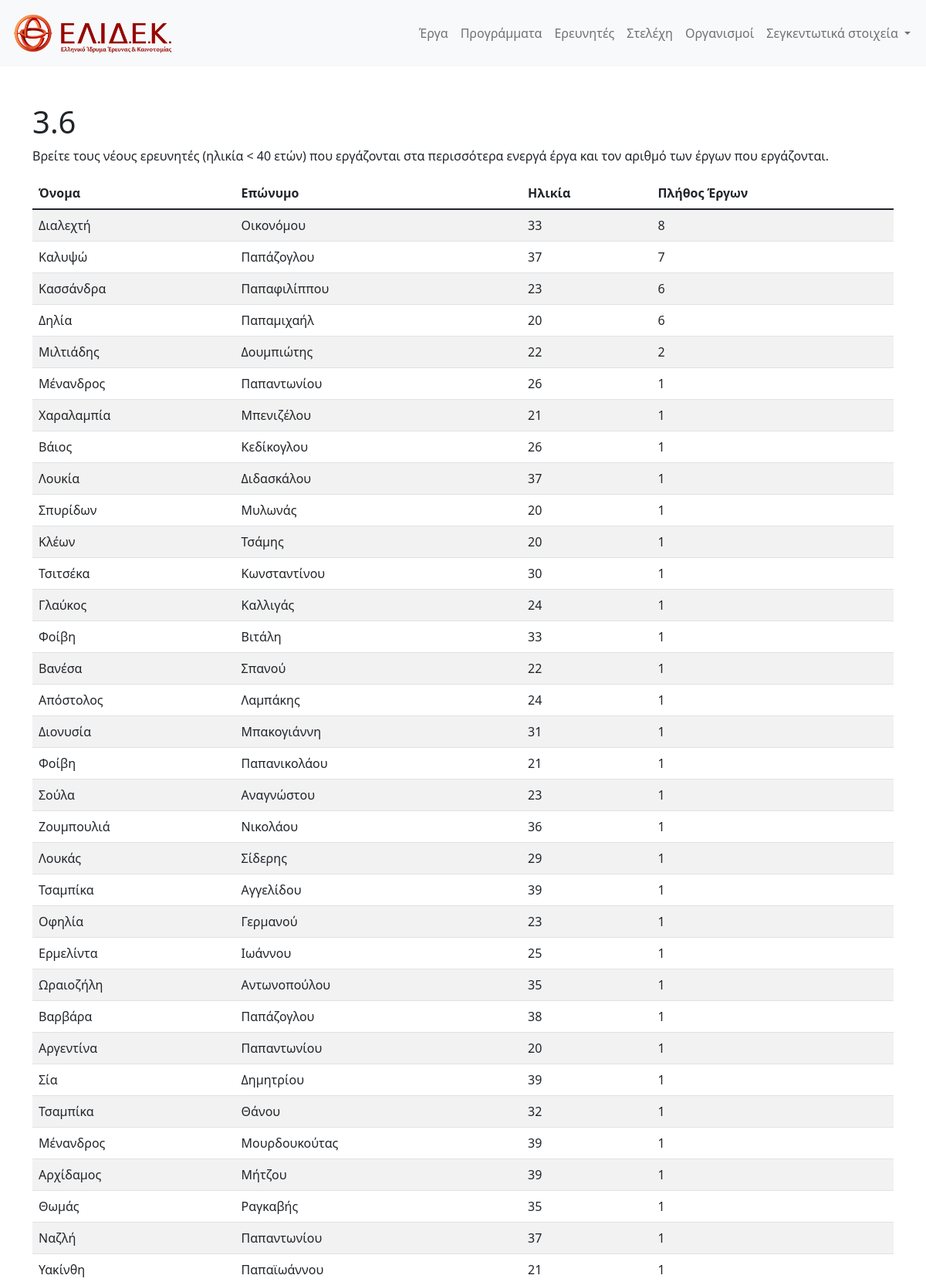
/ui/3.6.php (upper part), run on the app's committed database.
### tables this page shows
CREATE TABLE researcher ( 
	researcher_id INT UNSIGNED NOT NULL AUTO_INCREMENT,
	first_name VARCHAR(45) NOT NULL,
	last_name VARCHAR(45) NOT NULL,
	gender ENUM('male', 'female') ,
	birth_date DATE,	
    abbreviation VARCHAR(15) NOT NULL,   
    since_date DATE,
    CONSTRAINT fk_worksfor_organization FOREIGN KEY (abbreviation)
		REFERENCES organization (abbreviation) ON DELETE CASCADE ON UPDATE CASCADE,
	PRIMARY KEY (researcher_id)
);

### ui/3.6.php (the view, shortened to what this page needs)
<?php
require_once('config.php');
$conf = new Config;
$mysqli = $conf->mysqli;
$query = " SELECT r.researcher_id, r.first_name, r.last_name, COUNT(*) as count , DATE_FORMAT(FROM_DAYS(DATEDIFF(now(), r.birth_date)), '%Y')+0  AS age
            FROM researcher r
            INNER JOIN WorksOn w ON w.researcher_id = r.researcher_id
            INNER JOIN project p ON p.project_id = w.project_id WHERE p.end_date > curdate()
            GROUP BY r.researcher_id
            HAVING age < 40
            ORDER BY COUNT(*) DESC; ";
$result = $mysqli->query($query);
$data = [];
if ($result->num_rows > 0) {
  while($row = $result->fetch_assoc()) {
    $key = $row['researcher_id'];
    unset($row['researcher_id']);
    $data[$key] = $row;
  }
}
?>
    <div class="container mt-5">
        <h1>3.6</h1>
        <p> Βρείτε τους νέους ερευνητές (ηλικία < 40 ετών) που εργάζονται στα περισσότερα ενεργά έργα
        και τον αριθμό των έργων που εργάζονται.
        </p>
    </div>
    <div class="container">
        <table class='table table-striped'>
            <thead>
            <tr>
                <th>Όνομα</th>
                <th>Επώνυμο</th>
                <th>Ηλικία</th>
                <th>Πλήθος Έργων</th>
            </tr>
            </thead>    <?php
            foreach ($data as $key => $row) {
                    listItem($key, $row);
            }   ?>
        </table>
    </div>    <?php
function listItem($key, $row) {
    global $icon; ?>
    <tr>
        <td><?php echo $row['first_name']; ?></td>
        <td><?php echo $row['last_name']; ?></td>
        <td><?php echo $row['age']; ?></td>
        <td><?php echo $row['count']; ?></td>
    </tr>  <?php
}

### data on the page
researcher: first_name "Διαλεχτή", last_name "Οικονόμου", age "33", count "8"
researcher: first_name "Καλυψώ", last_name "Παπάζογλου", age "37", count "7"
researcher: first_name "Κασσάνδρα", last_name "Παπαφιλίππου", age "23", count "6"
researcher: first_name "Δηλία", last_name "Παπαμιχαήλ", age "20", count "6"
researcher: first_name "Μιλτιάδης", last_name "Δουμπιώτης", age "22", count "2"
researcher: first_name "Μένανδρος", last_name "Παπαντωνίου", age "26", count "1"
researcher: first_name "Χαραλαμπία", last_name "Μπενιζέλου", age "21", count "1"
researcher: first_name "Βάιος", last_name "Κεδίκογλου", age "26", count "1"
researcher: first_name "Λουκία", last_name "Διδασκάλου", age "37", count "1"
researcher: first_name "Σπυρίδων", last_name "Μυλωνάς", age "20", count "1"
researcher: first_name "Κλέων", last_name "Τσάμης", age "20", count "1"
researcher: first_name "Τσιτσέκα", last_name "Κωνσταντίνου", age "30", count "1"
researcher: first_name "Γλαύκος", last_name "Καλλιγάς", age "24", count "1"
researcher: first_name "Φοίβη", last_name "Βιτάλη", age "33", count "1"
researcher: first_name "Βανέσα", last_name "Σπανού", age "22", count "1"
researcher: first_name "Απόστολος", last_name "Λαμπάκης", age "24", count "1"
researcher: first_name "Διονυσία", last_name "Μπακογιάννη", age "31", count "1"
researcher: first_name "Φοίβη", last_name "Παπανικολάου", age "21", count "1"
researcher: first_name "Σούλα", last_name "Αναγνώστου", age "23", count "1"
researcher: first_name "Ζουμπουλιά", last_name "Νικολάου", age "36", count "1"
researcher: first_name "Λουκάς", last_name "Σίδερης", age "29", count "1"
researcher: first_name "Τσαμπίκα", last_name "Αγγελίδου", age "39", count "1"
researcher: first_name "Οφηλία", last_name "Γερμανού", age "23", count "1"
researcher: first_name "Ερμελίντα", last_name "Ιωάννου", age "25", count "1"
researcher: first_name "Ωραιοζήλη", last_name "Αντωνοπούλου", age "35", count "1"
researcher: first_name "Βαρβάρα", last_name "Παπάζογλου", age "38", count "1"
researcher: first_name "Αργεντίνα", last_name "Παπαντωνίου", age "20", count "1"
researcher: first_name "Σία", last_name "Δημητρίου", age "39", count "1"
researcher: first_name "Τσαμπίκα", last_name "Θάνου", age "32", count "1"
researcher: first_name "Μένανδρος", last_name "Μουρδουκούτας", age "39", count "1"
researcher: first_name "Αρχίδαμος", last_name "Μήτζου", age "39", count "1"
researcher: first_name "Θωμάς", last_name "Ραγκαβής", age "35", count "1"
researcher: first_name "Ναζλή", last_name "Παπαντωνίου", age "37", count "1"
researcher: first_name "Υακίνθη", last_name "Παπαϊωάννου", age "21", count "1"
